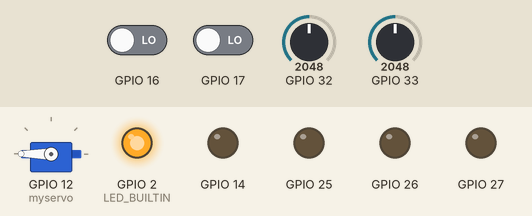
Bench run of a sketch on a simulated ESP32. On the bench: servo, output pins drawn as LEDs (lit = HIGH). Dashed ring = blinking. The inputs (shaded band) are chosen by the test bench; at power-on: GPIO 32 = 2048, GPIO 33 = 2048, GPIO 16 LOW, GPIO 17 LOW. What the sketch prints to the serial monitor is not drawn.

Above: at 2.36 s.
2.4 s: GPIO 32 set to 1752
5.4 s: GPIO 32 set to 1650
At 5.69 s:
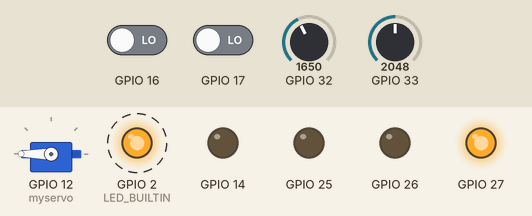
8.4 s: GPIO 33 set to 1751
11.4 s: GPIO 33 set to 1644
At 11.65 s:
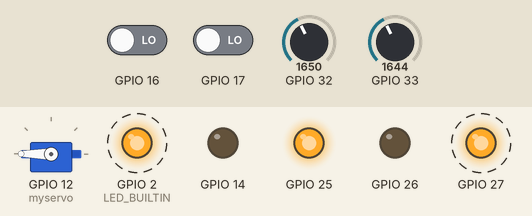
14.4 s: GPIO 32 set to 2944
17.4 s: GPIO 32 set to 3034
At 17.62 s:
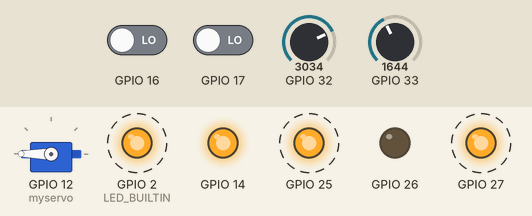
Timing chart, 0 to 21.4 s (numbered marks = the images above; inputs shaded):
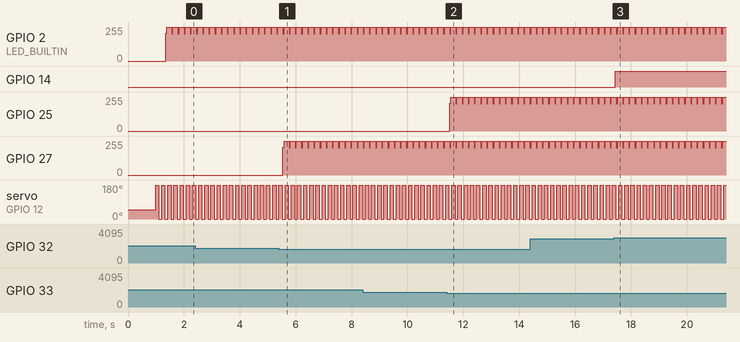

The sketch:

ServoMovement.ino
```cpp
#include <ESP32Servo.h>

Servo myservo;  // create servo object to control a servo

void setup() {

  // Allow allocation of all timers
  ESP32PWM::allocateTimer(0);
  ESP32PWM::allocateTimer(1);
  ESP32PWM::allocateTimer(2);
  ESP32PWM::allocateTimer(3);
  myservo.setPeriodHertz(50);    // standard 50 hz servo
  myservo.attach(12, 1000, 2000); // attaches the servo on pin 12 to the servo object

  Serial.begin(115200);

  resetPosition();

  pinMode(33, INPUT_PULLUP);
  pinMode(32, INPUT_PULLUP);
   pinMode(35, INPUT_PULLUP);
  pinMode(25, OUTPUT);
  pinMode(26, OUTPUT);
  pinMode(LED_BUILTIN, OUTPUT);
  pinMode(27, OUTPUT);
  pinMode(14, OUTPUT);
}

void loop() {

  ned(0, 100);

  op(180, 100);

  long spdx = analogRead(33);
  long spdy = analogRead(32);
  Serial.print(spdx);
  Serial.print(" ");
  Serial.println(spdy);
  if (spdx < 2000)
    digitalWrite(26,LOW);
  else if (spdx > 3000)
    digitalWrite(26,HIGH);
  if (spdy < 2000)
    digitalWrite(14,LOW);
  else if (spdy > 3000)
    digitalWrite(14,HIGH);
  for (int i = 0; i <10; i++) {
    delay(1);
    if (abs(spdx - 2300) > 600) {
      digitalWrite(25,LOW);
      //Serial.println("A");
    }
    if (abs(spdy - 2300) > 600)
      digitalWrite(27,LOW);
    digitalWrite(LED_BUILTIN,LOW);
    delay(1);
    if (abs(spdx - 2300) > 600)
      digitalWrite(25,HIGH);
    if (abs(spdy - 2300) > 600)
      digitalWrite(27,HIGH);
    digitalWrite(LED_BUILTIN,HIGH);
    Serial.println(digitalRead(16));
    Serial.println(digitalRead(17));
  }
}
```

FunktionerTilServo.ino
```cpp
//Hastighed mellem 90 og 180
void op(int hastighed, int tid) {
  if (hastighed >= 90 && hastighed <= 180) {
    myservo.write(hastighed);
    Serial.println("Op");
    delay(tid);
  }
}

//Hastighed mellem 0 og 90
void ned(int hastighed, int tid) {
  if (hastighed >= 0 && hastighed <= 90) {
    myservo.write(hastighed);
    Serial.println("Ned");
    delay(tid);
  }

}

void resetPosition() {
  Serial.println("Resetting");
  ned(50, 1000);
  op(180, 100);
}
```

Measured:
- the behaviour switches between 1700 and 1699 on GPIO 32 (found by bisection; images 0 and 1)
- the behaviour switches between 1700 and 1699 on GPIO 33 (found by bisection; images 1 and 2)
- the behaviour switches between 3000 and 3001 on GPIO 32 (found by bisection; images 2 and 3)
- after the input at 5.4 s, GPIO 27: 0/255 → 209/255 after 0.14 s, then repeats every 0.22 s: 255/255 0.18 s, 204/255 0.04 s
- after the input at 11.4 s, GPIO 25: 0/255 → 209/255 after 0.11 s, then repeats every 0.22 s: 255/255 0.18 s, 203/255 0.04 s
- after the input at 17.4 s, GPIO 14: LOW → HIGH at once
- by itself, GPIO 2 (LED_BUILTIN): alternates 255/255 for 0.18 s and 203/255 for 0.04 s
- by itself, servo on GPIO 12 (myservo): alternates 180° for 0.12 s and 0° for 0.10 s
